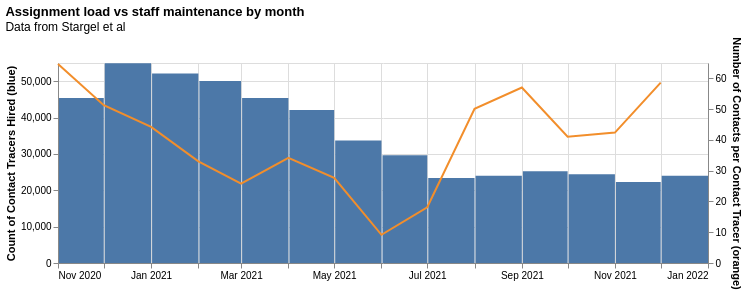

Notebook code for this chart:
### Code cell
title = alt.TitleParams(
    "Assignment load vs staff maintenance by month",
    subtitle=["Data from Stargel et al"],
    anchor='start'
)


c2 = alt.Chart(df_st).mark_bar().encode(
    alt.X('yearmonth(Start Date):T', title=''
         ),
    alt.Y('Count of Contact Tracers Hired:Q', title='Count of Contact Tracers Hired (blue)')
).properties(
    width=650,
    height=200
)
c3 = alt.Chart(df_st).mark_line(color='#F28E2B').encode(
    alt.X('yearmonth(Start Date):T'
          #, title='Ratio of staff per assigned case+contact by start month'
         ),
    alt.Y('Number of Contacts per Contact Tracer:Q', title='Number of Contacts per Contact Tracer (orange)')
).properties(
    width=650,
    height=200
)
#alt.vconcat(c1, 
ch2 = alt.layer(c2, c3, data=df_st).resolve_scale(y='independent').properties(
    title=title 
)

ch2
